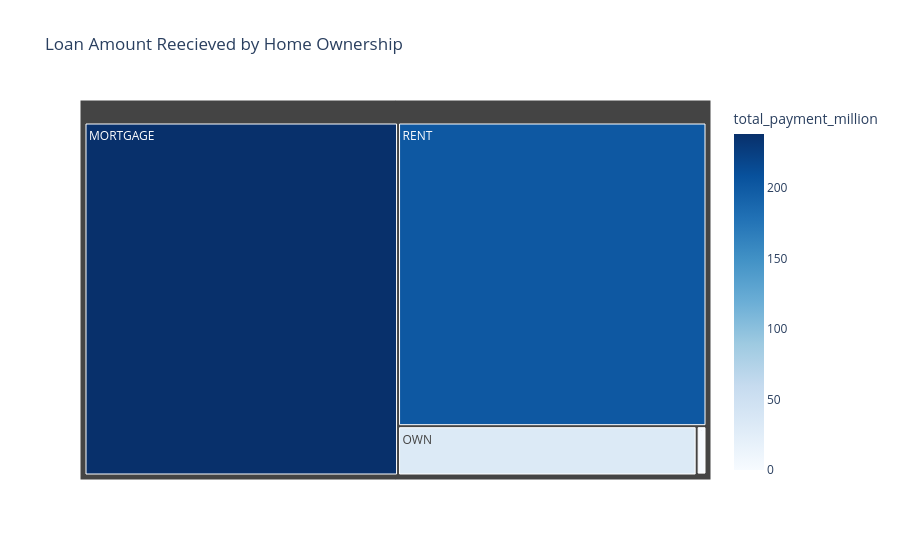

Notebook code cell kept with this figure:
### Markdown cell above
### Home Ownership by Total Recieved Amount

### Code cell
home_amount_recieved= (
    df.groupby('home_ownership')['total_payment']
      .sum()
      .reset_index()
)

home_amount_recieved['total_payment_million'] = (
    home_amount_recieved['total_payment'] / 1000000
)

fig = px.treemap(
    home_amount_recieved,
    path=['home_ownership'],
    values='total_payment_million',
    color='total_payment_million',
    color_continuous_scale='Blues',
    title='Loan Amount Recieved by Home Ownership'
)

fig.show()

### Figure 1 — Plotly figure (JSON) as saved in the notebook; plotly's stock layout.template omitted (floating-point values rounded to 4 significant figures)
{"data": [{"branchvalues": "total", "customdata": [[238.5], [0.01905], [1.025], [31.73], [201.8]], "domain": {"x": [0, 1], "y": [0, 1]}, "hovertemplate": "labels=%{label}<br>total_payment_million_sum=%{value}<br>parent=%{parent}<br>id=%{id}<br>total_payment_million=%{color}<extra></extra>", "ids": ["MORTGAGE", "NONE", "OTHER", "OWN", "RENT"], "labels": ["MORTGAGE", "NONE", "OTHER", "OWN", "RENT"], "marker": {"coloraxis": "coloraxis", "colors": [238.5, 0.01905, 1.025, 31.73, 201.8]}, "name": "", "parents": ["", "", "", "", ""], "type": "treemap", "values": [238.5, 0.01905, 1.025, 31.73, 201.8]}], "layout": {"coloraxis": {"colorbar": {"title": {"text": "total_payment_million"}}, "colorscale": [[0, "rgb(247,251,255)"], [0.125, "rgb(222,235,247)"], [0.25, "rgb(198,219,239)"], [0.375, "rgb(158,202,225)"], [0.5, "rgb(107,174,214)"], [0.625, "rgb(66,146,198)"], [0.75, "rgb(33,113,181)"], [0.875, "rgb(8,81,156)"], [1, "rgb(8,48,107)"]]}, "legend": {"tracegroupgap": 0}, "title": {"text": "Loan Amount Reecieved by Home Ownership"}}}
